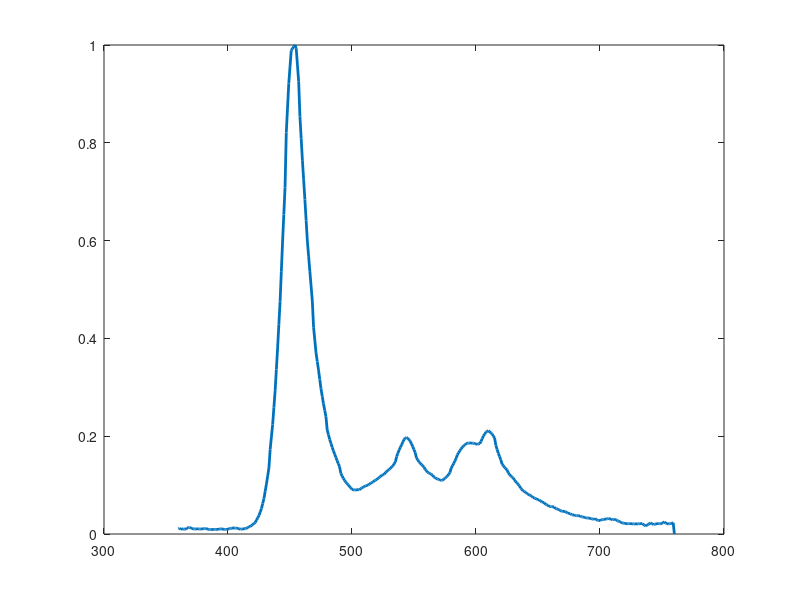
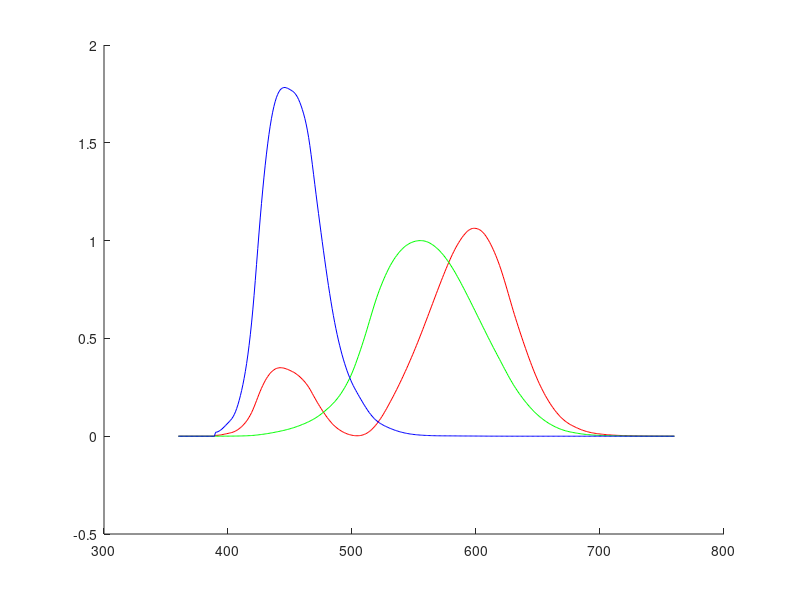
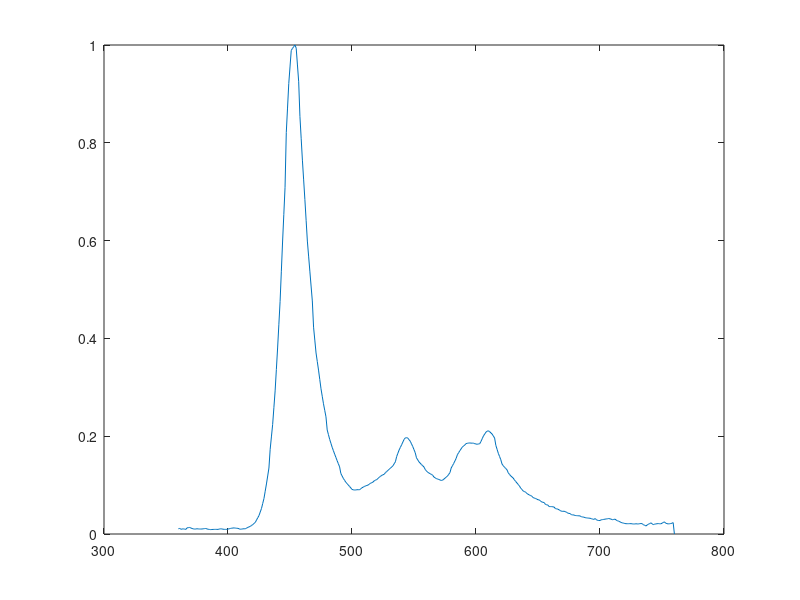

Write the MATLAB code that produced these figures, in order.
close all
clear all
clc

input=importdata('xyY_25_19.txt');
cmf1=importdata('xyz_cmf.txt');

figure(1)
plot(input(:,1),input(:,2),'LineWidth',2)

xcmf=spline(cmf1(:,1),cmf1(:,2),input(:,1));
xcmf(input(:,1) < min(cmf1(:,1)))=0;
xcmf(input(:,1) > max(cmf1(:,1)))=0;

ycmf=spline(cmf1(:,1),cmf1(:,3),input(:,1));
ycmf(input(:,1) < min(cmf1(:,1)))=0;
ycmf(input(:,1) > max(cmf1(:,1)))=0;

zcmf=spline(cmf1(:,1),cmf1(:,4),input(:,1));
zcmf(input(:,1) < min(cmf1(:,1)))=0;
zcmf(input(:,1) > max(cmf1(:,1)))=0;

figure(2)
hold on
plot(input(:,1),xcmf,'r')
plot(input(:,1),ycmf,'g')
plot(input(:,1),zcmf,'b')
hold off

s=input(:,2);
snorm=(s-min(s))./(max(s)-min(s))%s./(sum(s)/size(s,1));
s=snorm;

figure(3)
plot(input(:,1),snorm)

X=sum(xcmf.*s)/size(s,1);
Y=sum(ycmf.*s)/size(s,1);
Z=sum(zcmf.*s)/size(s,1);

% X=trapz(input(:,1),xcmf.*s)
% Y=trapz(input(:,1),ycmf.*s)
% Z=trapz(input(:,1),zcmf.*s)

%check validity
x=X/(X+Y+Z)
y=Y/(X+Y+Z)

%CCT(x,y) = A0 + A1exp(?n/t1) + A2exp(?n/t2) + A3exp(?n/t3),

xe=.3366;
ye=.1735;
A0=-949.86315;
A1=6253.80338;
t1=.92159;
A2=28.70599;
t2=.20039;
A3=.00004;
t3=.07125;
n=(x-xe)/(y-ye);

CCT=A0+A1*exp(-n/t1)+A2*exp(-n/t2)+A3*exp(-n/t3)

% M=[.41847 -.15866 -.082835;-.091169 .25243 .015708; .0009209 -.00254998 .17860];
% 
% RGB=M*[X;Y;Z];
%RGB=255*RGB/max(RGB)

% T=(1/.177697)*[.49 .31 .2;.17697 .81240 .01063; 0 .01 .99];
% test=T*RGB;
% test_s=ones(1,1,3);
% test_s(:,:,1)=R;
% test_s(:,:,2)=G;
% test_s(:,:,3)=B;
% figure(3)
% image(test_s)
% 
% R_50=R*255;
% G_150=G*255;
% B_255=B*255;

%R=1.16*R.^(1/3)-.16
%G=1.16*G.^(1/3)-.16
%B=1.16*B.^(1/3)-.16